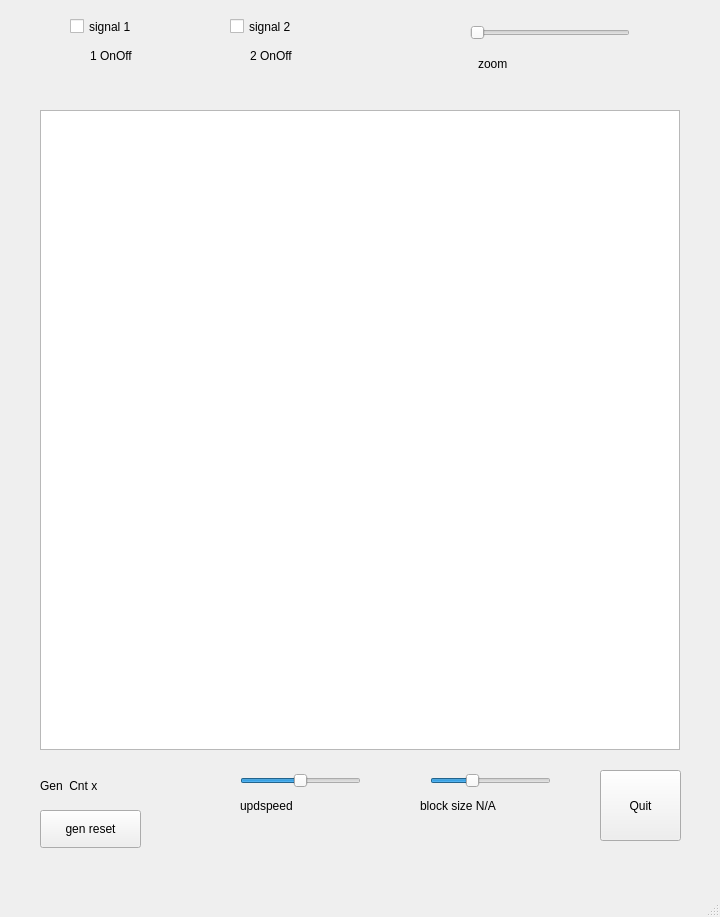
<?xml version="1.0" encoding="UTF-8"?>
<ui version="4.0">
 <class>MainWindow</class>
 <widget class="QMainWindow" name="MainWindow">
  <property name="geometry">
   <rect>
    <x>0</x>
    <y>0</y>
    <width>720</width>
    <height>917</height>
   </rect>
  </property>
  <property name="windowTitle">
   <string>MainWindow</string>
  </property>
  <widget class="QWidget" name="centralwidget">
   <widget class="QGraphicsView" name="graphicsView">
    <property name="geometry">
     <rect>
      <x>40</x>
      <y>110</y>
      <width>640</width>
      <height>640</height>
     </rect>
    </property>
   </widget>
   <widget class="QPushButton" name="pushButton">
    <property name="geometry">
     <rect>
      <x>600</x>
      <y>770</y>
      <width>81</width>
      <height>71</height>
     </rect>
    </property>
    <property name="text">
     <string>Quit</string>
    </property>
   </widget>
   <widget class="QSlider" name="SliderUpdateSpeed">
    <property name="geometry">
     <rect>
      <x>240</x>
      <y>770</y>
      <width>121</width>
      <height>21</height>
     </rect>
    </property>
    <property name="minimum">
     <number>0</number>
    </property>
    <property name="maximum">
     <number>100</number>
    </property>
    <property name="value">
     <number>50</number>
    </property>
    <property name="sliderPosition">
     <number>50</number>
    </property>
    <property name="orientation">
     <enum>Qt::Horizontal</enum>
    </property>
    <property name="invertedAppearance">
     <bool>false</bool>
    </property>
    <property name="invertedControls">
     <bool>false</bool>
    </property>
   </widget>
   <widget class="QLabel" name="labelUpdspeed">
    <property name="geometry">
     <rect>
      <x>240</x>
      <y>790</y>
      <width>121</width>
      <height>31</height>
     </rect>
    </property>
    <property name="text">
     <string>updspeed</string>
    </property>
   </widget>
   <widget class="QLabel" name="labelOut1">
    <property name="geometry">
     <rect>
      <x>90</x>
      <y>40</y>
      <width>71</width>
      <height>31</height>
     </rect>
    </property>
    <property name="text">
     <string>1 OnOff</string>
    </property>
   </widget>
   <widget class="QLabel" name="labelOut2">
    <property name="geometry">
     <rect>
      <x>250</x>
      <y>40</y>
      <width>71</width>
      <height>31</height>
     </rect>
    </property>
    <property name="text">
     <string>2 OnOff</string>
    </property>
   </widget>
   <widget class="QCheckBox" name="checkBox1">
    <property name="geometry">
     <rect>
      <x>70</x>
      <y>10</y>
      <width>101</width>
      <height>33</height>
     </rect>
    </property>
    <property name="styleSheet">
     <string notr="true">font: 75 16pt &quot;PibotoLt&quot;;</string>
    </property>
    <property name="text">
     <string>signal 1</string>
    </property>
   </widget>
   <widget class="QCheckBox" name="checkBox2">
    <property name="geometry">
     <rect>
      <x>230</x>
      <y>10</y>
      <width>101</width>
      <height>33</height>
     </rect>
    </property>
    <property name="text">
     <string>signal 2</string>
    </property>
   </widget>
   <widget class="QLabel" name="labelGen">
    <property name="geometry">
     <rect>
      <x>40</x>
      <y>770</y>
      <width>111</width>
      <height>31</height>
     </rect>
    </property>
    <property name="text">
     <string>Gen  Cnt x</string>
    </property>
   </widget>
   <widget class="QLabel" name="labelBlocksize">
    <property name="geometry">
     <rect>
      <x>420</x>
      <y>790</y>
      <width>141</width>
      <height>31</height>
     </rect>
    </property>
    <property name="text">
     <string>block size N/A</string>
    </property>
   </widget>
   <widget class="QSlider" name="SliderBlocksize">
    <property name="geometry">
     <rect>
      <x>430</x>
      <y>770</y>
      <width>121</width>
      <height>21</height>
     </rect>
    </property>
    <property name="minimum">
     <number>1</number>
    </property>
    <property name="maximum">
     <number>10</number>
    </property>
    <property name="pageStep">
     <number>2</number>
    </property>
    <property name="value">
     <number>4</number>
    </property>
    <property name="sliderPosition">
     <number>4</number>
    </property>
    <property name="orientation">
     <enum>Qt::Horizontal</enum>
    </property>
    <property name="invertedAppearance">
     <bool>false</bool>
    </property>
    <property name="invertedControls">
     <bool>false</bool>
    </property>
   </widget>
   <widget class="QPushButton" name="btnGenReset">
    <property name="geometry">
     <rect>
      <x>40</x>
      <y>810</y>
      <width>101</width>
      <height>38</height>
     </rect>
    </property>
    <property name="text">
     <string>gen reset</string>
    </property>
   </widget>
   <widget class="QSlider" name="SliderZoom">
    <property name="geometry">
     <rect>
      <x>470</x>
      <y>20</y>
      <width>160</width>
      <height>26</height>
     </rect>
    </property>
    <property name="minimum">
     <number>0</number>
    </property>
    <property name="maximum">
     <number>10</number>
    </property>
    <property name="value">
     <number>0</number>
    </property>
    <property name="orientation">
     <enum>Qt::Horizontal</enum>
    </property>
   </widget>
   <widget class="QLabel" name="labelZoom">
    <property name="geometry">
     <rect>
      <x>478</x>
      <y>50</y>
      <width>151</width>
      <height>28</height>
     </rect>
    </property>
    <property name="text">
     <string>zoom</string>
    </property>
   </widget>
  </widget>
  <widget class="QMenuBar" name="menubar">
   <property name="geometry">
    <rect>
     <x>0</x>
     <y>0</y>
     <width>720</width>
     <height>34</height>
    </rect>
   </property>
  </widget>
  <widget class="QStatusBar" name="statusbar"/>
 </widget>
 <resources/>
 <connections/>
</ui>
